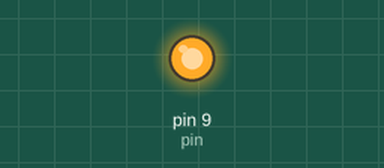
Recording of a sketch running on a simulated Arduino Uno, built with avr-gcc and run on an emulated ATmega328P. Parts: output pins drawn as LEDs (lit = HIGH).

Above: at 1.0 s.
At 7.1 s:
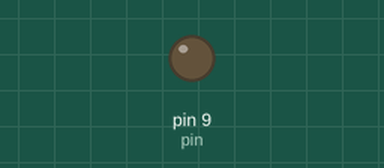
Timing chart, 0 to 8.7 s (numbered marks = the images above):
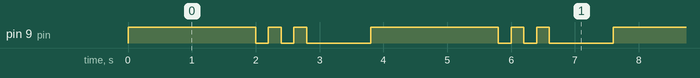

The sketch:

wrong-turn.ino
```cpp
//choose your pin
int pin = 9;

// the setup function runs once when you press reset or power the board
void setup() {
  // initialize digital pin 9 as an output.
  pinMode(pin, OUTPUT);
}

// the loop function runs over and over again forever
void loop() {
    digitalWrite(pin, HIGH);
    delay(2000);
    digitalWrite(pin, LOW);
    delay(200);
    digitalWrite(pin, HIGH);
    delay(200);
    digitalWrite(pin, LOW);
    delay(200);
    digitalWrite(pin, HIGH);
    delay(200);
    digitalWrite(pin, LOW);
    delay(1000);
 }
```

Measured:
- by itself, pin 9 (pin): repeats every 3.8 s: 2 × (LOW 0.20 s, HIGH 0.20 s), LOW 1.0 s, HIGH 2.0 s
- by itself, everything shown: repeats every 3.8 s, in 6 steps
